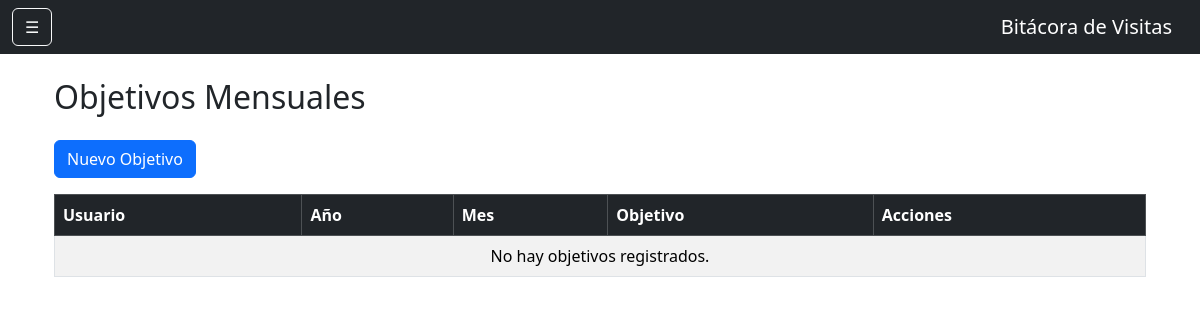
The page /objetivos (signed in) on the database as committed earlier.
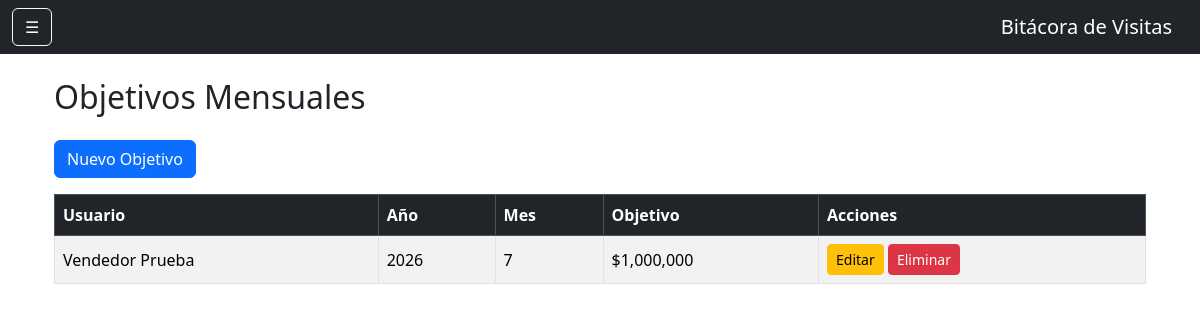
The same page on the database as committed later.
### models.py (models this page shows)
class Objetivo(db.Model):
    __tablename__ = 'objetivos'
    id = db.Column(
        db.Integer,
        primary_key=True
    )
    usuario_id = db.Column(
        db.Integer,
        db.ForeignKey('usuarios.id')
    )
    anio = db.Column(
        db.Integer,
        nullable=False
    )
    mes = db.Column(
        db.Integer,
        nullable=False
    )
    objetivo = db.Column(
        db.Float,
        nullable=False
    )
    usuario = db.relationship(
        'Usuario',
        backref='objetivos'
    )

class Usuario(UserMixin, db.Model):
    __tablename__ = 'usuarios'
    id = db.Column(db.Integer, primary_key=True)
    nombre = db.Column(db.String(100), nullable=False)
    correo = db.Column(db.String(120), unique=True, nullable=False)
    password = db.Column(db.String(255), nullable=False)
    rol = db.Column(db.String(20), default='vendedor')
    activo = db.Column(db.Boolean, default=True)

### app.py (the view)
@app.route('/objetivos')
@login_required
def objetivos():
    if current_user.rol not in ['admin', 'supervisor']:
        return redirect('/dashboard')
    objetivos = Objetivo.query.order_by(
        Objetivo.anio.desc(),
        Objetivo.mes.desc()
    ).all()
    return render_template(
        'objetivos.html',
        objetivos=objetivos
    )

### app.py (called while the page is built)
@login_manager.user_loader
def load_user(user_id):
    return Usuario.query.get(int(user_id))

### templates/objetivos.html
{% extends 'base.html' %}
{% block contenido %}
<div class="container mt-4">
    <h2 class="mb-4">
        Objetivos Mensuales
    </h2>
    <a href="{{ url_for('nuevo_objetivo') }}"
       class="btn btn-primary mb-3">
        Nuevo Objetivo
    </a>
    <div class="table-responsive">
        <table class="table table-striped table-bordered align-middle">
            <thead class="table-dark">
                <tr>
                    <th>Usuario</th>
                    <th>Año</th>
                    <th>Mes</th>
                    <th>Objetivo</th>
                    <th>Acciones</th>
                </tr>
            </thead>
            <tbody>
            {% for o in objetivos %}
                <tr>
                    <td>
                        {{ o.usuario.nombre }}
                    </td>
                    <td>
                        {{ o.anio }}
                    </td>
                    <td>
                        {{ o.mes }}
                    </td>
                    <td>
                        ${{ "{:,.0f}".format(o.objetivo or 0) }}
                    </td>
                    <td>
                        <a href="{{ url_for('editar_objetivo', id=o.id) }}"
                           class="btn btn-warning btn-sm">
                            Editar
                        </a>
                        <a href="{{ url_for('eliminar_objetivo', id=o.id) }}"
                           class="btn btn-danger btn-sm"
                           onclick="return confirm('¿Deseas eliminar este objetivo?');">
                            Eliminar
                        </a>
                    </td>
                </tr>
            {% else %}
                <tr>
                    <td colspan="5" class="text-center">
                        No hay objetivos registrados.
                    </td>
                </tr>
            {% endfor %}
            </tbody>
        </table>
    </div>
</div>
{% endblock %}

Rows that differ between the two databases and show on the page:
added Objetivo: usuario.nombre "Vendedor Prueba", anio "2026", mes "7", objetivo "1,000,000"
Other text that changed with them:
text no longer shown: "No hay objetivos registrados."
